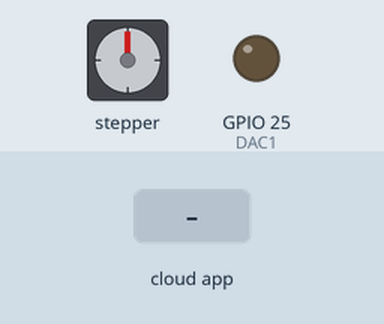
A sketch run on a simulated ESP32. Shown: stepper motor, output pins drawn as LEDs (lit = HIGH). Wiring (inferred from the names in the program): stepper motor driver (200 steps per turn assumed): step GPIO 27; direction GPIO 26. Inputs (shaded band) come from the test bench. The ROS host is connected and sends only what is stated; pins used as bus, display or sensor lines are not drawn.

Above: at 1.2 s.
1.3 s: the phone or cloud app sets angular.z to 100
At 1.45 s:
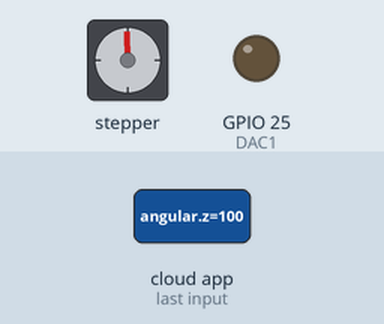
4.3 s: the phone or cloud app sets linear.x to -100
7.3 s: the phone or cloud app sets linear.x to 100
At 7.85 s:
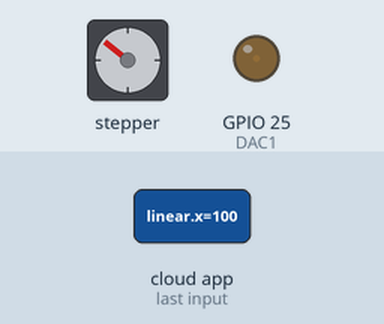
10.3 s: the phone or cloud app sets angular.z to -100
At 10.3 s:
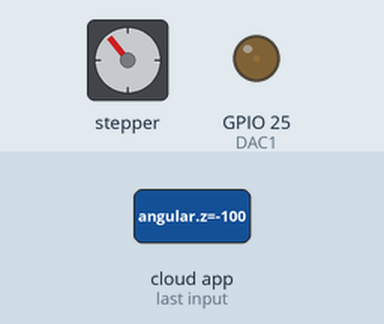
11.8 s: the phone or cloud app sets angular.z to 100
At 12.26 s:
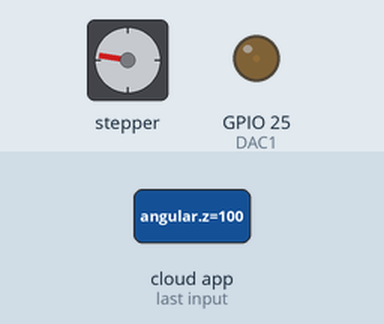
14.8 s: the phone or cloud app sets angular.z to 0
At 14.8 s:
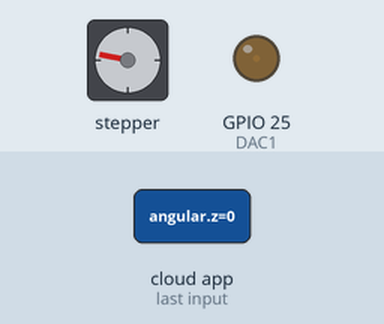
Timing chart, 0 to 17.3 s (numbered marks = the images above; inputs shaded):
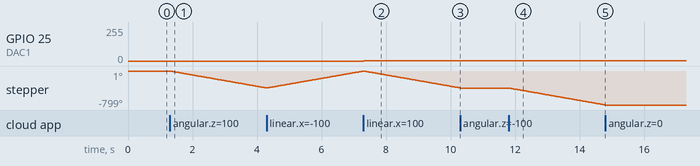

The sketch:

cycle_drive_sep26.ino
```cpp
#include <ros.h>
#include <geometry_msgs/Twist.h>
#include <std_msgs/String.h>

#define DAC1 25
#define DIR 33
#define dirPin 26
#define stepPin 27

int cmdVelFwd = 0.0;
int cmdVelRot = 0.0;


ros::NodeHandle nh;

void cmdVelCallBack(const geometry_msgs::Twist& twist) {
  cmdVelFwd = round( (double)twist.linear.x ); //testing
  cmdVelRot = round( (double)twist.angular.z ); //testing

  if(cmdVelFwd > 100) { cmdVelFwd = 100; }
  else if (cmdVelFwd < -100) { cmdVelFwd = -100; }

  if(cmdVelRot > 255) { cmdVelRot = 255; }
  else if (cmdVelRot <-255) { cmdVelRot = -255; }
}

ros::Subscriber<geometry_msgs::Twist> subCmdVel("cmd_vel", cmdVelCallBack);

geometry_msgs::Twist twist_msg;
ros::Publisher check("check", &twist_msg);

void setup() {
  nh.initNode();
  nh.subscribe(subCmdVel);
  nh.advertise(check);
  pinMode(DIR,OUTPUT);
  pinMode(stepPin, OUTPUT);
  pinMode(dirPin, OUTPUT);
  digitalWrite(dirPin, LOW); // CW direction
  pinMode(DIR,LOW); // Forward direction
}

void loop() {
  nh.spinOnce();
  if(cmdVelFwd > 0){
    digitalWrite(dirPin,LOW);
  } else if (cmdVelFwd < 0) {
    digitalWrite(dirPin, HIGH);
  }
  for (int i = 0; i < cmdVelRot; i++) {
    // These four lines result in 1 step:
    digitalWrite(stepPin, HIGH);
    delayMicroseconds(1200);
    digitalWrite(stepPin, LOW);
    delayMicroseconds(1200);
  }
  dacWrite(DAC1, cmdVelFwd);
  twist_msg.linear.x = cmdVelFwd;
  twist_msg.angular.z = cmdVelRot;
  check.publish( &twist_msg );
  nh.spinOnce();
  delay(10);
}
```

Measured:
- after the input at 1.3 s, stepper: keeps turning counter-clockwise at about 133°/s, starting at once
- after the input at 7.3 s, GPIO 25 (DAC1): 0/255 → 1/255 at once
- after the input at 10.3 s, stepper: stops changing and stays -399°
- after the input at 11.8 s, stepper: keeps turning counter-clockwise at about 134°/s, starting at once
- after the input at 14.8 s, stepper: stops changing and stays -799°
